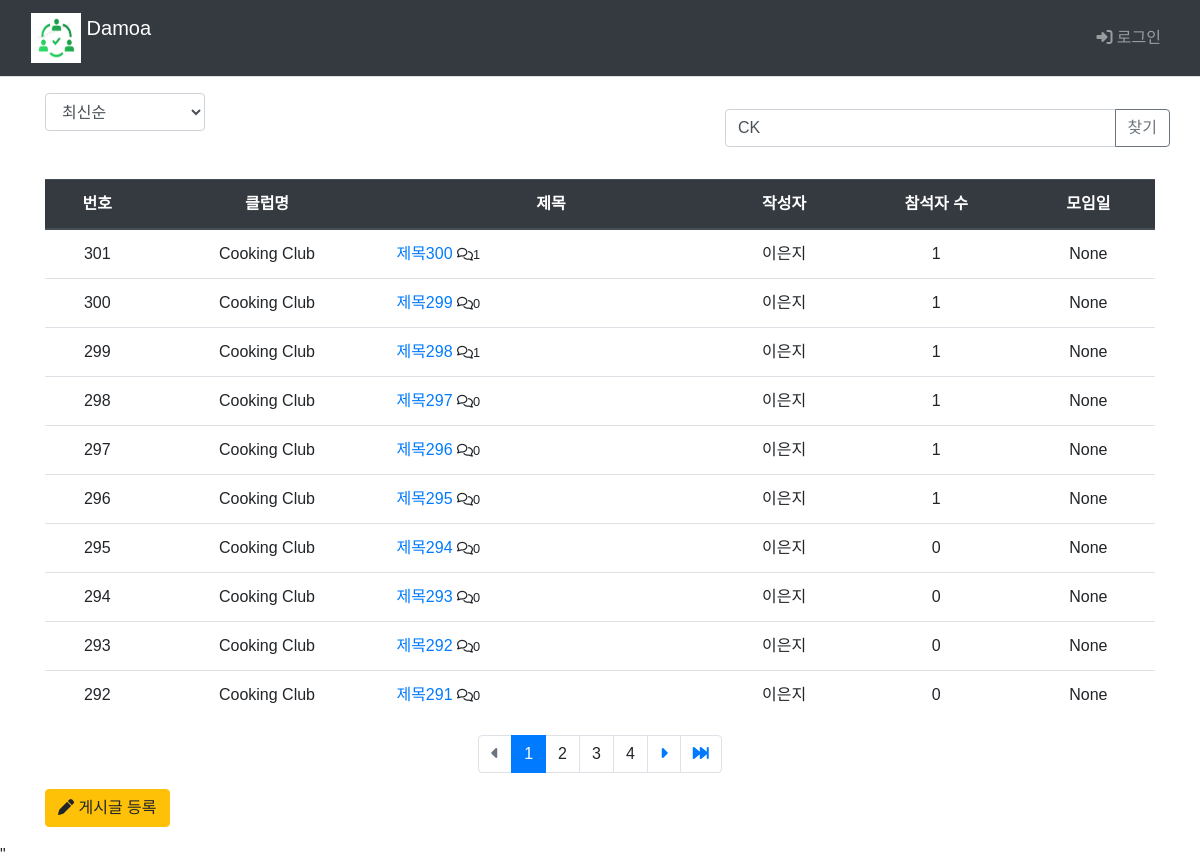
Screenshot of /main/board_list/?kw=CK with the database file from the repository.
### main/models.py (models this page shows, shortened)
class Board(models.Model):
    club = models.ForeignKey(Club, on_delete=models.CASCADE)
    author = models.ForeignKey(settings.AUTH_USER_MODEL, on_delete=models.CASCADE, default=1, null=True, related_name='author_board')
    subject = models.CharField('제목', max_length = 200,
                               help_text='게시글의 제목을 한 줄로 작성하세요.')
    content = models.TextField('내용', help_text='내용을 상세히 작성하세요.')
    create_date = models.DateTimeField('생성일')
    modify_date = models.DateTimeField(null=True, blank=True)
    voter=models.ManyToManyField(settings.AUTH_USER_MODEL, related_name='voter_board')
    event_date = models.DateTimeField('모임일',null=True, blank=True)

class Club(models.Model):
    class category(models.TextChoices):
        from django.utils.translation import gettext_lazy as _
        COOK = 'CK', _('Cook')
        CULTURE = 'CT', _('Culture')
        GAME = 'GA', _('Game')
        LANGUAGE = 'LA', _('Language')
        MUSIC = 'MU', _('Music')
        OUTDOOR = 'OD', _('Outdoor')
        SPORTS = 'SP', _('Sports')
    category = models.CharField(
        max_length=10,
        choices = category.choices,
        null=True
    )
    name=models.TextField('클럽이름')
    author = models.ForeignKey(settings.AUTH_USER_MODEL, on_delete=models.CASCADE, default=1, null=True, related_name='author_club')
    def __str__(self):
        return self.name

### common/models.py (models this page shows)
class CustomUser(AbstractBaseUser, PermissionsMixin) :
    email = models.EmailField(blank=True, unique=True, default='')
    username = models.CharField(max_length = 15, unique=True)
    name = models.CharField(max_length=15)
    age = models.IntegerField()
    ad = models.CharField(max_length=50)
    is_active = models.BooleanField(default=True)
    is_superuser = models.BooleanField(default=True)
    is_staff = models.BooleanField(default=True)
    date_joined = models.DateTimeField(default=timezone.now)
    last_login = models.DateTimeField(blank=True, null=True)
    objects = CustomUserManager()
    USERNAME_FIELD = 'username'
    REQUIRED_FIELD = ['name']
    class Meta :
        ordering = ['-date_joined']
        verbose_name = 'User'
        verbose_name_plural = 'User'

### main/views.py (the view)
# urls.py: path('main/board_list/', views.board_list, name='board_list'),
def board_list(request):
    page = request.GET.get('page', '1')  # 페이지
    kw = request.GET.get('kw', '')  # 검색어
    so = request.GET.get('so', 'recent') # 정렬 기준 / default 최신순
    if so == 'recent':
        board_list = Board.objects.order_by('-create_date')
    elif so == 'late':
        board_list = Board.objects.order_by('create_date')
    elif so == 'recommend':
        board_list = Board.objects.annotate(
            num_voter = Count('voter')).order_by('-num_voter', '-create_date')
    elif so == 'popular':
        board_list = Board.objects.annotate(
            num_reply = Count('reply')).order_by('-num_reply', '-create_date')
    else : # 위 경우 제외 board_id 역순정렬
        board_list = Board.objects.order_by('-id')
    if kw:
        board_list = board_list.filter(
            Q(subject__icontains=kw) |  # 제목 검색
            Q(content__icontains=kw) |  # 내용 검색
            Q(author__name__icontains=kw) |  # 작성자 검색
            Q(club__name__icontains=kw) |    # 클럽 이름 검색
            Q(club__category__icontains=kw)  # 클럽 카테고리 검색
        ).distinct()
    paginator = Paginator(board_list, 10)  # 페이지당 10개
    page_obj = paginator.get_page(page)
    context = {'board_list':page_obj, 'page':page, 'kw':kw, 'so':so}
    return render(request, 'main/board_list.html', context)

### templates/main/board_list.html (shortened to what this page needs)
{% extends 'base.html' %}
{% load static %}
{% load main_filter %}
{% block content %}
  <div class="container my-3">
    <div class="row justify-content-between my-3">
      <div class="col-2">
        <select class="form-control so">
          <option value="recent" {% if so == 'recent' %} selected{% endif %}>
            최신순
          </option>
        </select>
      </div>
      <div class="row col-5 my-3">
          <div class="input-group">
            <input type="text" id="search_kw" class="form-control kw" value="{{ kw|default_if_none:'' }}">
            <div class="input-group-append">
              <button class="btn btn-outline-secondary" type="button" id="btn_search">찾기</button>
            </div>
          </div>
      </div>
  </div>
    <table class="table ">
      <thead>
        <tr class="text-center thead-dark">
          <th>번호</th>
          <th>클럽명</th>
          <th style="width:30%">제목</th>
          <th>작성자</th>
          <th>참석자 수</th>
          <th>모임일</th>
        </tr>
      </thead>
      <tbody>
        {% if board_list %}
          {% for board in board_list %}
            <tr class="text-center">
              <td>{{board.id}}</td>
              <td>{{ board.club }}</td>
              <td class="text-left">
                <a href="{%url 'main:detail' board.id%}">{{board.subject}}</a>  <small><i class="fa-regular fa-comments"></i>{{board.reply_set.count}}</small>
              </td>
              <td>{{board.author.name}}</td>
              <td>{{board.voter.count}}</td>
              <td>{{board.event_date}}</td>
            </tr>
          {% endfor %}
        {% else %}
          게시글이 없습니다.
        {% endif %}
      </tbody>
    </table>
    <ul class="pagination justify-content-center">
      {% if board_list.has_previous %}
        <li class="page-item">
      <a class="page-link" href="#" data-page="1">
        <i class="fa-solid fa-backward-fast"></i>
      </a>
    </li>
    <li class="page-item">
      <a class="page-link" href="#" data-page="{{ board_list.previous_page_number }}">
        <i class="fa-solid fa-caret-left"></i>
      </a>
    </li>
      {% else %}
        <li class="page-item disabled">
          <a class="page-link" tabindex="-1" aria-disabled="true" href="#">
            <i class="fa-solid fa-caret-left"></i>
          </a>
        </li>
      {% endif %}
      {% for page_number in board_list.paginator.page_range %}
        {% if page_number >= board_list.number|add:-3 and page_number <= board_list.number|add:3 %}
          {% if page_number == board_list.number %}
            <li class="page-item active" aria-current="page">
              <a class="page-link" data-page="{{ page_number }}">
                {{ page_number }}
              </a>
            </li>
          {% else %}
            <li class="" page-item="page-item">
              <a class="page-link" data-page="{{ page_number }}">
                {{ page_number }}
              </a>
            </li>
          {% endif %}
        {% endif %}
      {% endfor %}
      {% if board_list.has_next %}
        <li class="page-item">
      <a class="page-link" href="#" data-page="{{ board_list.next_page_number }}">
        <i class="fa-solid fa-caret-right"></i>
      </a>
    </li>
    <li class="page-item">
      <a class="page-link" href="#" data-page="{{ board_list.paginator.num_pages }}">
        <i class="fa-solid fa-forward-fast"></i>
      </a>
    </li>
      {% else %}
        <li class="page-item disabled">
          <a class="page-link" tabindex="-1" aria-disabled="true" href="#">
            <i class="fa-solid fa-caret-right"></i>
          </a>
        </li>
      {% endif %}
    </ul>
    <a href="{%url 'main:board_create' %}" class="btn btn-warning">
      <i class="fa-solid fa-pen"></i>
      게시글 등록
    </a>
  </div>
  <form id="searchForm" method="get" action="{% url 'main:board_list' %}">
    <input type="hidden" id="so" name="so" value={{ so }}">"
  </form>
{% endblock %}

### static/style.css (style rules this page uses)
* { font-family: 'Noto Sans KR', sans-serif; }
.page-link { border: 0px; }

### rows the page displays
Board: id "301", club "Cooking Club", subject "제목300", reply_set.count "1", author.name "이은지", voter.count "1", event_date "None"
Board: id "300", club "Cooking Club", subject "제목299", reply_set.count "0", author.name "이은지", voter.count "1", event_date "None"
Board: id "299", club "Cooking Club", subject "제목298", reply_set.count "1", author.name "이은지", voter.count "1", event_date "None"
Board: id "298", club "Cooking Club", subject "제목297", reply_set.count "0", author.name "이은지", voter.count "1", event_date "None"
Board: id "297", club "Cooking Club", subject "제목296", reply_set.count "0", author.name "이은지", voter.count "1", event_date "None"
Board: id "296", club "Cooking Club", subject "제목295", reply_set.count "0", author.name "이은지", voter.count "1", event_date "None"
Board: id "295", club "Cooking Club", subject "제목294", reply_set.count "0", author.name "이은지", voter.count "0", event_date "None"
Board: id "294", club "Cooking Club", subject "제목293", reply_set.count "0", author.name "이은지", voter.count "0", event_date "None"
Board: id "293", club "Cooking Club", subject "제목292", reply_set.count "0", author.name "이은지", voter.count "0", event_date "None"
Board: id "292", club "Cooking Club", subject "제목291", reply_set.count "0", author.name "이은지", voter.count "0", event_date "None"

### other values shown
{{ page_number }} "1"
{{ page_number }} "2" "3" "4"
